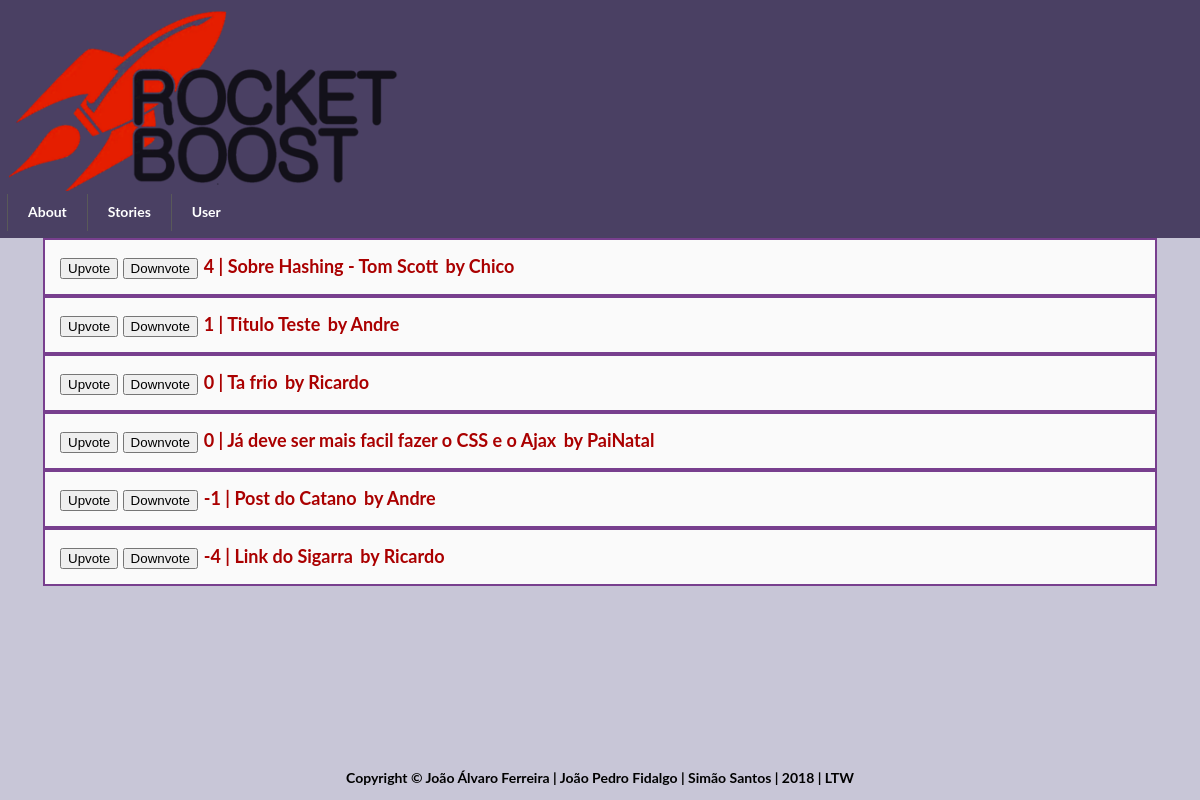
The page /pages/frontpage.php on the database as committed earlier.
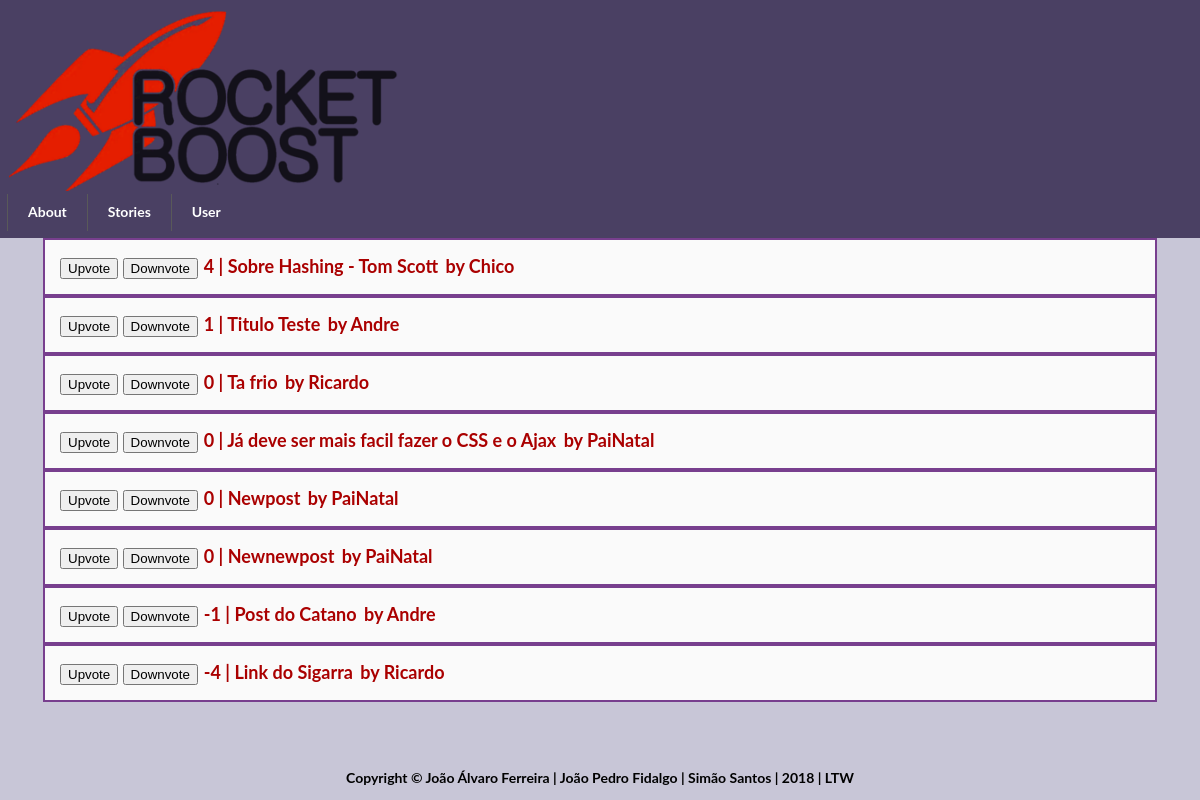
The same page on the database as committed later.
### tables this page shows
CREATE TABLE posts
(
    postID INTEGER UNIQUE NOT NULL PRIMARY KEY,
    title VARCHAR NOT NULL,
    content VARCHAR,
    type VARCHAR,
    dateWritten DATETIME,
    username INTEGER REFERENCES users Not NULL
);

### templates/post.php (called while the page is built, shortened)
<?php
include_once "../templates/default.php";
    ?>
   <?php if(isset($_SESSION['username']))
function getVotesPost($id){
    $db = Database::getInstance()->db();
    $stmt = $db->prepare('SELECT * FROM postvotes WHERE postID = ?');
    $stmt->execute(array($id));
    $result = $stmt->fetchAll();
    $votes = 0;
    foreach ($result as $row) {
    if($row['positive'] == 1)
        $votes = $votes+1;
    else $votes = $votes - 1;
    }
    return $votes;
}
        ?>

### pages/frontpage.php (the view, shortened to what this page needs)
<?php
include_once "../templates/default.php";
include_once "../templates/post.php";
draw_header();
draw_posts();
draw_footer();
function cmpPoints($a, $b)
{
    if (getVotesPost($a['postID']) == getVotesPost($b['postID'])) {
        return 0;
    }
    return (getVotesPost($a['postID']) > getVotesPost($b['postID'])) ? -1 : 1;
}
function draw_posts(){
    $sortType = "points";
    $db = Database::getInstance()->db();
    $stmt = $db->prepare('SELECT * FROM posts');
    $stmt->execute();
    $result = $stmt->fetchAll();
    if($sortType == "points")
    usort($result, "cmpPoints");
    else if($sortType == "new")
    usort($result, "cmpDate");
    else if($sortType == "comments")
    usort($result, "cmpComments");
    foreach ($result as $row) {
    $votes = getVotesPost($row['postID']);?>
    <div id = "postlist">
    <button type="button">Upvote</button>
    <button type="button">Downvote</button>
    <a href = "../pages/viewPost.php?id=<?php echo $row['postID']?>"><?php echo $votes?> | <?php echo $row['title']?></a>
    <a href = "../pages/viewProfile.php?username=<?php echo $row['username']?>"> by <?php echo $row['username'];?></a>
   <br>
</div>
<?php
    }
}
?>

### templates/default.php (shortened to what this page needs)
<?php function draw_header() {
?>
<!DOCTYPE html>
<html lang="en-US">
<head>
    <link href="../css/style.css" rel="stylesheet">
</head>
<body>
    <header id="logo_tabmenu">
        <div id="logo_title">
        <a href="../pages/frontpage.php"><img src="images/logo.png" alt="A rocket, site icon"></a>
        <nav class="nav">
    <ul>
        <li>
            <a href="#">About</a></li>
        <li>
            <a href="#">Stories</a>
        </li>
        <li>
            <a href="#">User</a>
        </li>
    </ul>
</nav>
        </div>
    </header>
<?php } ?>
<?php function draw_footer() { ?>
<div class="footer">
  <p>Copyright &#169; João Álvaro Ferreira | João Pedro Fidalgo | Simão Santos | 2018 | LTW</p>
</div>
</body>
</html>
<?php
}
?>

### css/style.css (style rules this page uses)
body { margin: 0 auto; --bg-color: #C8C6D7; --main-color: #783F8E; --dark-color: #4F1271; --light-color: #4A4063; background-color: var(--bg-color); font-weight: 700; font-size: 14px; font-family: Lato,Arial,sans-serif; transition: box-shadow .2s cubic-bezier(.4,0,1,1),background .2s cubic-bezier(.4,0,.2,1),color .2s cubic-bezier(.4,0,.2,1); }
a:link { position: relative; text-decoration: none; webkit-transition: all 1s linear; color: #aa0000; padding: 1.5px; -webkit-transition: all 1s linear; }
#logo_title { padding: 0.5em; }
#logo_tabmenu { background: var(--light-color); display: grid; grid-template-columns: 0.6fr 2fr; }
.footer { position: fixed; left: 0; bottom: 0; width: 100%; color: black; text-align: center; }
.nav ul { *zoom:1; list-style:none; margin:0; padding:0; }
.nav ul:before,.nav ul:after { content:""; display:table; }
.nav ul:after { clear:both; }
.nav ul > li { float:left; position:relative; }
.nav a { display:block; padding:10px 20px; line-height:1.2em; color:#fff; border-left:1px solid #595959; }
#postlist { background-color: #fafafa; border: 2px solid #783F8E; width: 90%; padding: 15px; margin: auto; font-size: 18px; }

Rows that differ between the two databases and show on the page:
added posts: votes "0", title "Newpost", username "PaiNatal"
added posts: votes "0", title "Newnewpost", username "PaiNatal"
